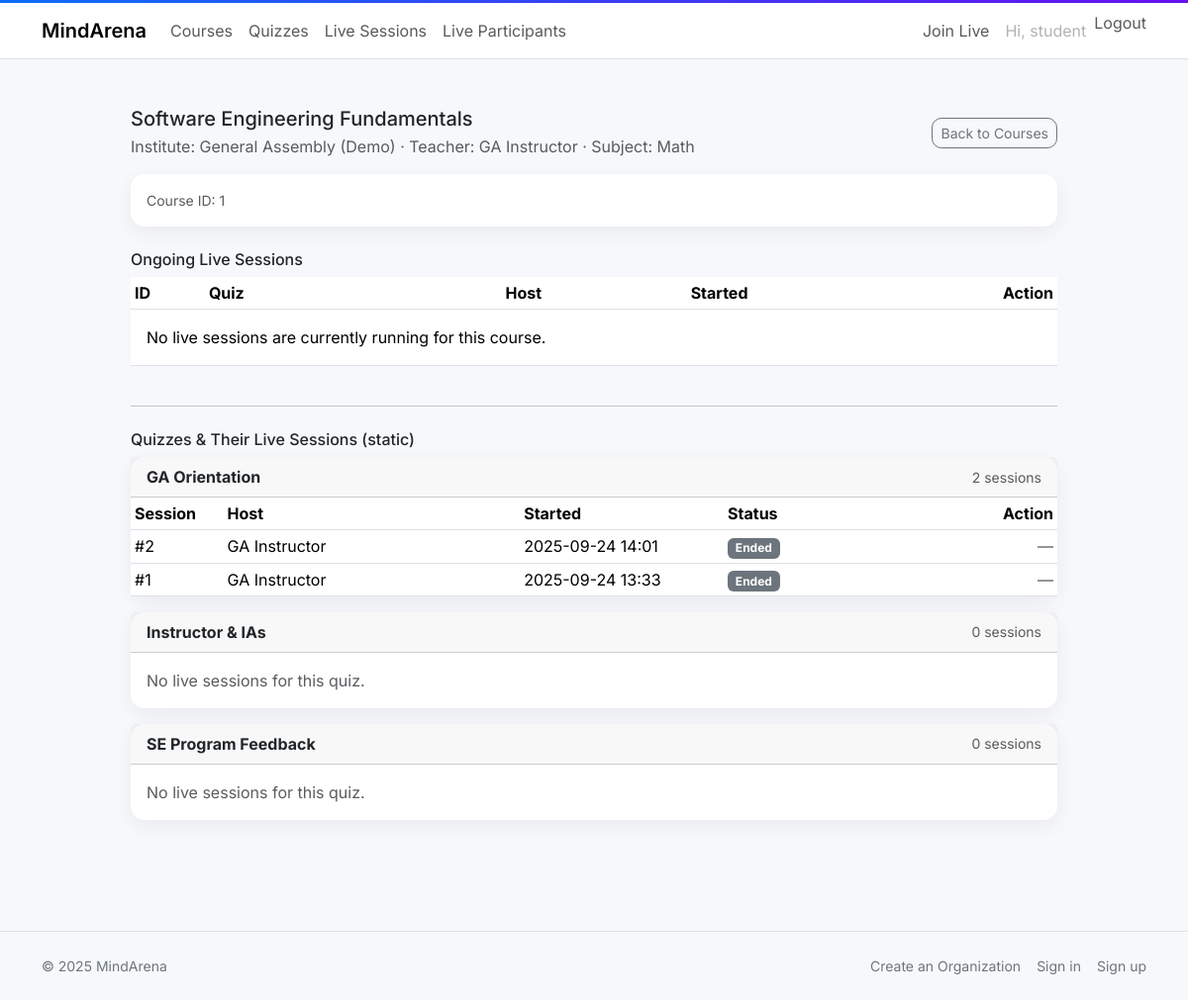
The page /courses/1/ (signed in) on the database its author committed.
### main_app/models.py (models this page shows, shortened)
class Course(models.Model):
    organization = models.ForeignKey(Organization, on_delete=models.CASCADE, related_name="courses")
    teacher = models.ForeignKey(settings.AUTH_USER_MODEL, on_delete=models.PROTECT, related_name="teaching_courses")
    course_name = models.CharField(max_length=255)
    join_code = models.CharField(max_length=32, unique=True)
    subject_category = models.CharField(max_length=32, choices=SUBJECT_CATEGORIES)
    enrolled_students = models.JSONField(default=list, blank=True)
    created_at = models.DateTimeField(auto_now_add=True)
    class Meta:
        ordering = ["course_name"]
        indexes = [
            models.Index(fields=["organization"]),
            models.Index(fields=["teacher"]),
            models.Index(fields=["join_code"]),
        ]

class Organization(models.Model):
    name = models.CharField("Organization name", max_length=255, unique=True)
    country = models.CharField("Country (ISO-3166 alpha-2 or name)", max_length=64)
    logo_url = models.URLField("Logo URL", blank=True)
    website_url = models.URLField("Website URL", blank=True)
    linkedin_url = models.URLField("LinkedIn URL", blank=True)
    twitter_url = models.URLField("Twitter/X URL", blank=True)
    facebook_url = models.URLField("Facebook URL", blank=True)
    instagram_url = models.URLField("Instagram URL", blank=True)
    youtube_url = models.URLField("YouTube URL", blank=True)
    created_at = models.DateTimeField(auto_now_add=True)
    class Meta:
        ordering = ["name"]

class Quiz(models.Model):
    course = models.ForeignKey(Course, on_delete=models.CASCADE, related_name="quizzes")
    quiz_title = models.CharField(max_length=255)
    content = models.JSONField(default=default_quiz_content, blank=True)
    created_at = models.DateTimeField(auto_now_add=True)
    class Meta:
        ordering = ["quiz_title"]
        indexes = [
            models.Index(fields=["course"]),
            models.Index(fields=["quiz_title"]),
        ]

class LiveSession(models.Model):
    quiz = models.ForeignKey(Quiz, on_delete=models.CASCADE, related_name="live_sessions")
    host = models.ForeignKey(settings.AUTH_USER_MODEL, on_delete=models.PROTECT, related_name="hosted_sessions")
    started_at = models.DateTimeField(null=True, blank=True)
    ended_at = models.DateTimeField(null=True, blank=True)
    details = models.JSONField(default=default_session_details, blank=True)
    created_at = models.DateTimeField(auto_now_add=True)
    class Meta:
        ordering = ["-created_at"]
        indexes = [
            models.Index(fields=["quiz"]),
            models.Index(fields=["host"]),
            models.Index(fields=["started_at"]),
            models.Index(fields=["ended_at"]),
        ]

### main_app/views.py (the view)
# urls.py: path("courses/<int:pk>/", views.course_detail, name="course_detail"),
@login_required
def course_detail(request, pk: int):
    course = get_object_or_404(Course.objects.select_related("organization", "teacher"), pk=pk)
    role, org = _actor_role_and_org(request.user)
    if role != ROLE_SUPERUSER and not allowed(request.user, READ_ONE, COURSE, org=course.organization):
        return render(request, "403.html", status=403)
    if role == ROLE_TEACHER and course.teacher_id != request.user.id:
        return render(request, "403.html", status=403)
    if role in {ROLE_STUDENT, ROLE_PARENTS} and request.user.id not in (course.enrolled_students or []):
        return render(request, "403.html", status=403)
    ongoing_sessions = (
        LiveSession.objects
        .select_related("host", "quiz")
        .filter(quiz__course=course, ended_at__isnull=True)
        .order_by("-id")
    )
    quizzes = list(Quiz.objects.filter(course=course).order_by("quiz_title"))
    if quizzes:
        quiz_ids = [q.id for q in quizzes]
        sessions = (
            LiveSession.objects
            .select_related("host")
            .filter(quiz_id__in=quiz_ids)
            .order_by("-id")
        )
        by_quiz = {}
        for s in sessions:
            by_quiz.setdefault(s.quiz_id, []).append(s)
        for q in quizzes:
            q.sessions_for_list = by_quiz.get(q.id, [])
    else:
        for q in quizzes:
            q.sessions_for_list = []
    return render(
        request,
        "main_app/course_detail.html",
        {
            "course": course,
            "role": role,
            "ongoing_sessions": ongoing_sessions,  # used by your realtime table + WS
            "quizzes": quizzes,                    # each quiz has q.sessions_for_list
        },
    )

### main_app/permissions.py (called while the page is built)
def allowed(user, action: str, model: str, org=None) -> bool:
    if not getattr(user, "is_authenticated", False):
        return False
    if getattr(user, "is_superuser", False):
        return True
    if org is None:
        return False
    try:
        role = (
            OrgMembership.objects.only("role")
            .get(user=user, organization=org)
            .role.lower()
        )
    except OrgMembership.DoesNotExist:
        return False
    return action in ROLE_ACTIONS.get(role, {}).get(model, set())

### main_app/templatetags/permissions_tags.py (called while the page is built)
def _actor_org(user):
    if not getattr(user, "is_authenticated", False):
        return None
    m = (
        OrgMembership.objects.select_related("organization")
        .only("organization")
        .filter(user=user)
        .first()
    )
    return m.organization if m else None

@register.filter
def can_read_all_orgs(user):
    if not getattr(user, "is_authenticated", False):
        return False
    if getattr(user, "is_superuser", False):
        return True
    org = _actor_org(user)
    return allowed(user, READ_ALL, ORG, org=org) if org else False

@register.filter
def can_view_courses(user):
    if not getattr(user, "is_authenticated", False):
        return False
    if getattr(user, "is_superuser", False):
        return True
    org = _actor_org(user)
    return allowed(user, READ_ALL, COURSE, org=org) if org else False

@register.filter
def can_view_quizzes(user):
    if not getattr(user, "is_authenticated", False):
        return False
    if getattr(user, "is_superuser", False):
        return True
    org = _actor_org(user)
    return allowed(user, READ_ALL, QUIZ, org=org) if org else False

@register.filter
def can_view_livesessions(user):
    if not getattr(user, "is_authenticated", False):
        return False
    if getattr(user, "is_superuser", False):
        return True
    org = _actor_org(user)
    return allowed(user, READ_ALL, LIVE_SESSION, org=org) if org else False

@register.filter
def can_view_liveparticipants(user):
    if not getattr(user, "is_authenticated", False):
        return False
    if getattr(user, "is_superuser", False):
        return True
    org = _actor_org(user)
    return allowed(user, READ_ALL, LIVE_PARTICIPANT, org=org) if org else False

@register.filter
def is_student_or_parent(user):
    if not getattr(user, "is_authenticated", False):
        return False
    return OrgMembership.objects.filter(user=user, role__in=["student", "parents"]).exists()

### main_app/templates/main_app/course_detail.html (shortened to what this page needs)
{% extends "base.html" %}
{% block content %}
<div class="container py-4" style="max-width: 960px;" data-role="{{ role }}">
  <div class="d-flex justify-content-between align-items-center mb-3">
    <div>
      <h1 class="h5 mb-1">{{ course.course_name }}</h1>
      <div class="text-muted">
        Institute: {{ course.organization.name }} &middot;
        Teacher: {{ course.teacher.get_full_name|default:course.teacher.username }} &middot;
        Subject: {{ course.get_subject_category_display }}
      </div>
    </div>
    <div>
      <a href="{% url 'course_list' %}" class="btn btn-outline-secondary btn-sm">Back to Courses</a>
    </div>
  </div>
  <div class="card mb-4">
    <div class="card-body">
      <p class="mb-0 text-muted small">
        Course ID: {{ course.id }}
      </p>
    </div>
  </div>
  <div class="d-flex justify-content-between align-items-center mb-2">
    <h2 class="h6 mb-0">Ongoing Live Sessions</h2>
  </div>
  <div class="table-responsive">
    <table class="table table-sm align-middle">
      <thead>
        <tr>
          <th style="width:8%">ID</th>
          <th>Quiz</th>
          <th style="width:20%">Host</th>
          <th style="width:22%">Started</th>
          <th class="text-end" style="width:18%">Action</th>
        </tr>
      </thead>
      <tbody id="live-sessions-body">
        {% if ongoing_sessions %}
          {% for s in ongoing_sessions %}
          <tr data-id="{{ s.id }}">
            <td>#{{ s.id }}</td>
            <td>{{ s.quiz.quiz_title }}</td>
            <td>{{ s.host.get_full_name|default:s.host.username }}</td>
            <td>{% if s.started_at %}{{ s.started_at|date:"Y-m-d H:i" }}{% else %}—{% endif %}</td>
            <td class="text-end">
              {% if role == "student" or role == "parents" %}
                <form method="post" action="{% url 'livesession_join' %}" class="d-inline">
                  {% csrf_token %}
                  <input type="hidden" name="join_code" value="{{ s.details.join_code }}">
                  <button class="btn btn-success btn-sm" type="submit">Join</button>
                </form>
              {% else %}
                <a class="btn btn-outline-primary btn-sm" href="{% url 'livesession_detail' s.id %}">View</a>
              {% endif %}
            </td>
          </tr>
          {% endfor %}
        {% else %}
          <tr data-empty="1" class="text-muted">
            <td colspan="5" class="p-3">No live sessions are currently running for this course.</td>
          </tr>
        {% endif %}
      </tbody>
    </table>
  </div>
    <hr class="my-4">
  <div class="d-flex justify-content-between align-items-center mb-2">
    <h2 class="h6 mb-0">Quizzes & Their Live Sessions (static)</h2>
  </div>
  {% if quizzes %}
    {% for q in quizzes %}
      <div class="card mb-3">
        <div class="card-header d-flex justify-content-between align-items-center">
          <div><strong>{{ q.quiz_title }}</strong></div>
          <div class="text-muted small">
            {% with n=q.sessions_for_list|length %}
              {{ n }} session{{ n|pluralize }}
            {% endwith %}
          </div>
        </div>
        <div class="card-body p-0">
          {% if q.sessions_for_list %}
            <div class="table-responsive">
              <table class="table table-sm align-middle mb-0">
                <thead>
                  <tr>
                    <th style="width:10%">Session</th>
                    <th>Host</th>
                    <th style="width:22%">Started</th>
                    <th style="width:18%">Status</th>
                    <th class="text-end" style="width:18%">Action</th>
                  </tr>
                </thead>
                <tbody>
                  {% for s in q.sessions_for_list %}
                  <tr>
                    <td>#{{ s.id }}</td>
                    <td>{{ s.host.get_full_name|default:s.host.username }}</td>
                    <td>{% if s.started_at %}{{ s.started_at|date:"Y-m-d H:i" }}{% else %}—{% endif %}</td>
                    <td>
                      {% if s.ended_at %}
                        <span class="badge text-bg-secondary">Ended</span>
                      {% elif s.started_at %}
                        <span class="badge text-bg-success">Ongoing</span>
                      {% else %}
                        <span class="badge text-bg-warning">Not started</span>
                      {% endif %}
                    </td>
                    <td class="text-end">
                      {% if role == "student" or role == "parents" %}
                        {% if s.ended_at %}
                          <span class="text-muted">—</span>
                        {% else %}
                          <form method="post" action="{% url 'livesession_join' %}" class="d-inline">
                            {% csrf_token %}
                            <input type="hidden" name="join_code" value="{{ s.details.join_code }}">
                            <button class="btn btn-success btn-sm" type="submit">Join</button>
                          </form>
                        {% endif %}
                      {% else %}
                        <a class="btn btn-outline-primary btn-sm" href="{% url 'livesession_detail' s.id %}">
                          View
                        </a>
                      {% endif %}
                    </td>
                  </tr>
                  {% endfor %}
                </tbody>
              </table>
            </div>
          {% else %}
            <div class="p-3 text-muted">No live sessions for this quiz.</div>
          {% endif %}
        </div>
      </div>
    {% endfor %}
  {% else %}
    <div class="alert alert-light border">No quizzes in this course yet.</div>
  {% endif %}
</div>
{% endblock %}

### main_app/templates/partials/_navbar.html (shortened to what this page needs)
{% load static %}
{% load permissions_tags %}
<nav class="navbar navbar-expand-lg navbar-light bg-white border-bottom">
  <div class="container">
    <a class="navbar-brand fw-semibold" href="/">MindArena</a>
    <div id="topnav" class="collapse navbar-collapse">
      <ul class="navbar-nav me-auto">
        {% if user.is_authenticated and user|can_view_courses %}
        <li class="nav-item">
          <a class="nav-link" href="{% url 'course_list' %}">Courses</a>
        </li>
        {% endif %}
        {% if user.is_authenticated and user|can_view_quizzes %}
        <li class="nav-item">
          <a class="nav-link" href="{% url 'quiz_list' %}">Quizzes</a>
        </li>
        {% endif %}
        {% if user.is_authenticated and user|can_view_livesessions %}
        <li class="nav-item">
          <a class="nav-link" href="{% url 'livesession_join' %}">Live Sessions</a>
        </li>
        {% endif %}
        {% if user.is_authenticated and user|can_view_liveparticipants %}
        <li class="nav-item">
          <a class="nav-link" href="{% url 'livesession_join' %}">Live Participants</a>
        </li>
        {% endif %}
      </ul>
      <ul class="navbar-nav">
        {% if user.is_authenticated %}
        {% if user|is_student_or_parent %}
        <li class="nav-item">
          <a class="nav-link" href="{% url 'livesession_join' %}">Join Live</a>
        </li>
        {% endif %}
        <li class="nav-item"><span class="nav-link disabled">Hi, {{ user.username }}</span></li>
        <li class="nav-item">
          <form method="post" action="/logout/" style="display:inline;">
            <button type="submit" class="nav-link btn btn-link p-0">Logout</button>
          </form>
        </li>
        {% endif %}
      </ul>
    </div>
  </div>
</nav>

### main_app/templates/base.html (style rules this page uses)
:root { --ma-bg:#f7f8fb; --ma-card-shadow:0 6px 20px rgba(0,0,0,.06); --ma-radius:14px; }
html,body { height:100% }
body { font-family:Inter, system-ui, -apple-system, Segoe UI, Roboto, "Helvetica Neue", Arial, "Noto Sans", sans-serif;background:var(--ma-bg); }
.navbar { backdrop-filter:saturate(160%) blur(6px); }
.card { border:0;border-radius:var(--ma-radius);box-shadow:var(--ma-card-shadow); }
.btn { border-radius:10px; }

### rows shown on the page
Course: course_name "Software Engineering Fundamentals", organization.name "General Assembly (Demo)", teacher.get_full_name "GA Instructor", subject_category "Math", id "1"
Quiz: quiz_title "GA Orientation", q "2"
LiveSession: id "2", host.get_full_name "GA Instructor", started_at "2025-09-24 14:01", shows "Ended"
LiveSession: id "1", host.get_full_name "GA Instructor", started_at "2025-09-24 13:33", shows "Ended"
Quiz: quiz_title "Instructor & IAs", q "0", shows "No live sessions for this quiz."
Quiz: quiz_title "SE Program Feedback", q "0", shows "No live sessions for this quiz."

### other values the page prints
{{ user.username }} "student"
